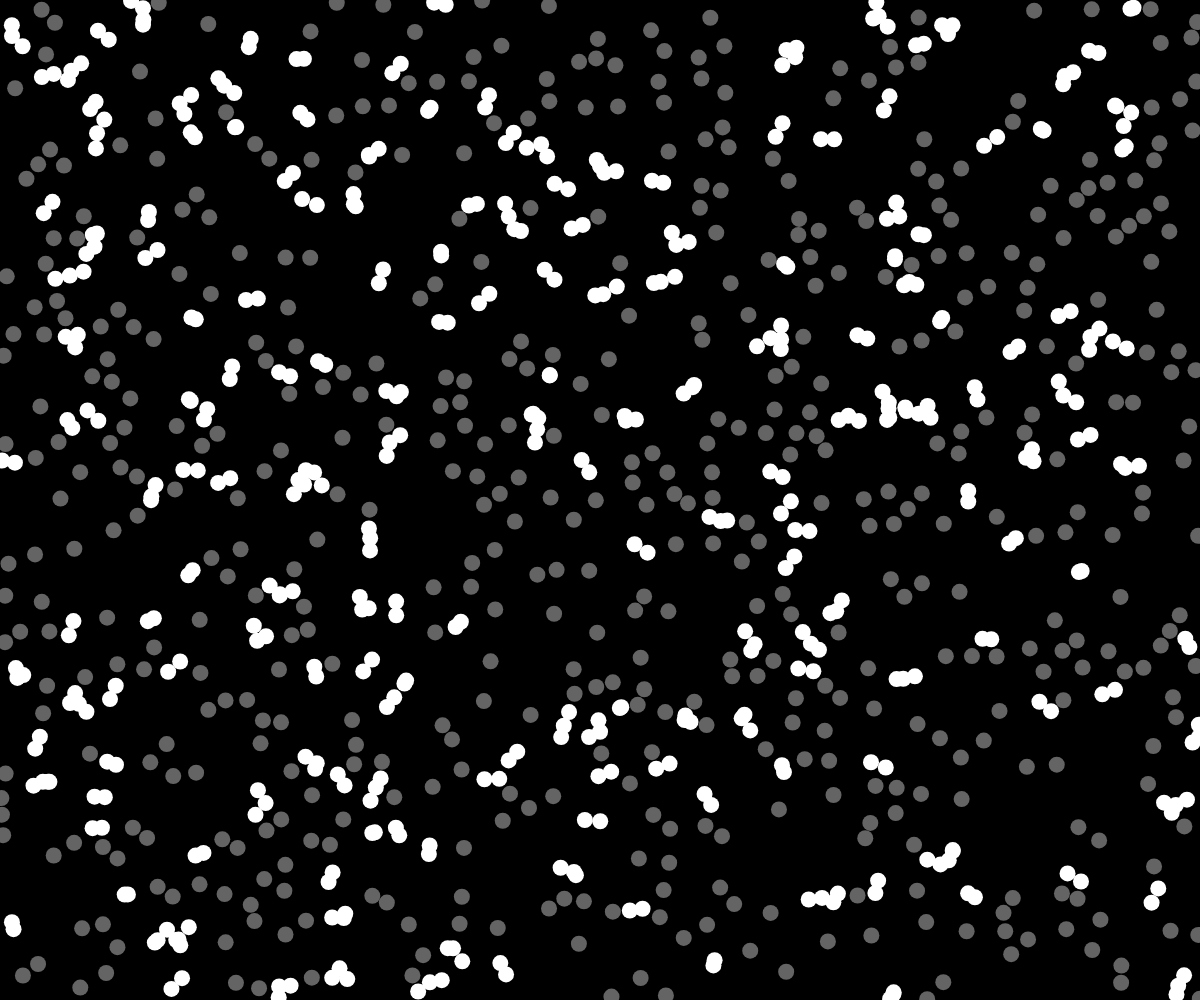
Frame 1 (no input)
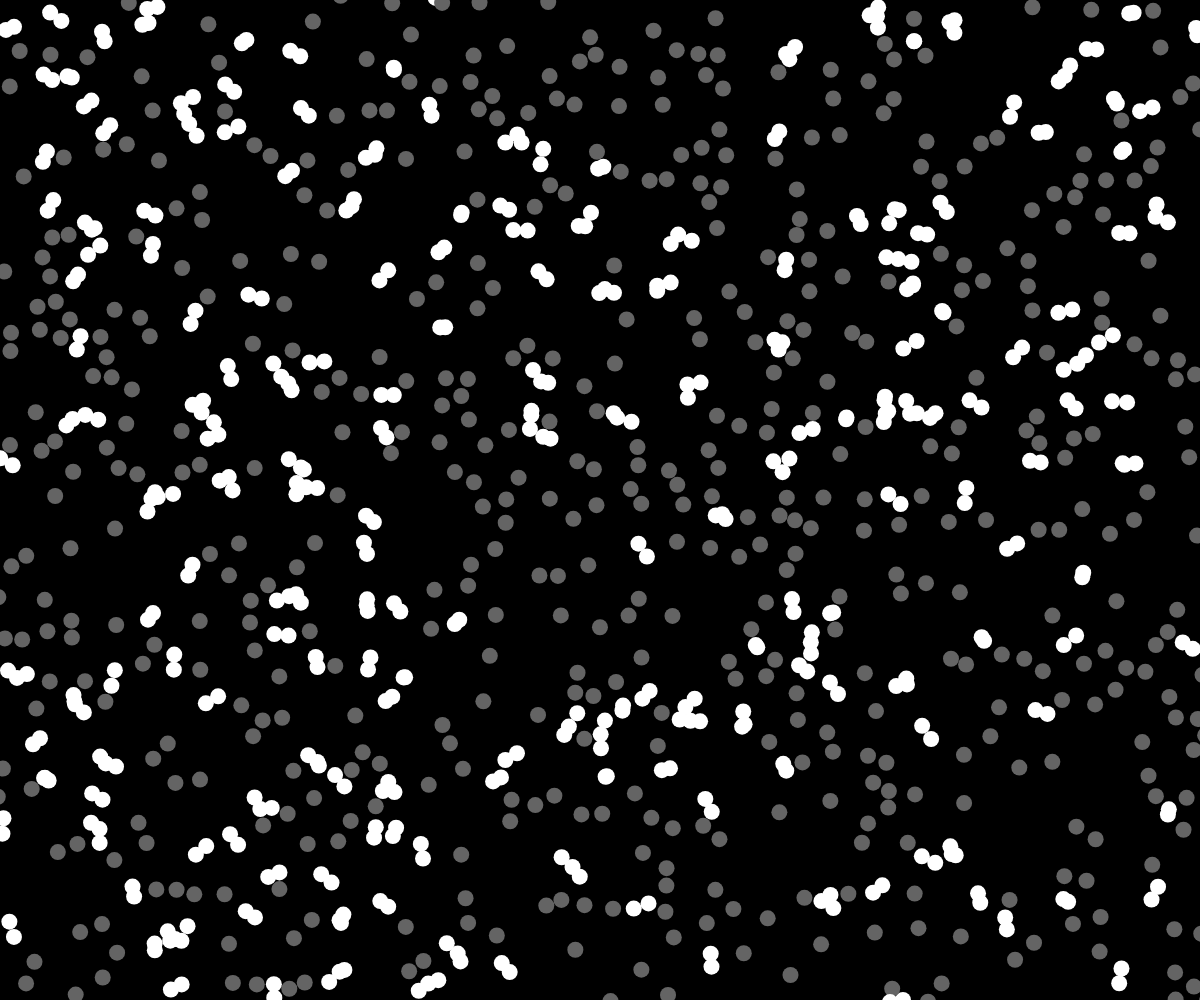
Frame 60 (no input)
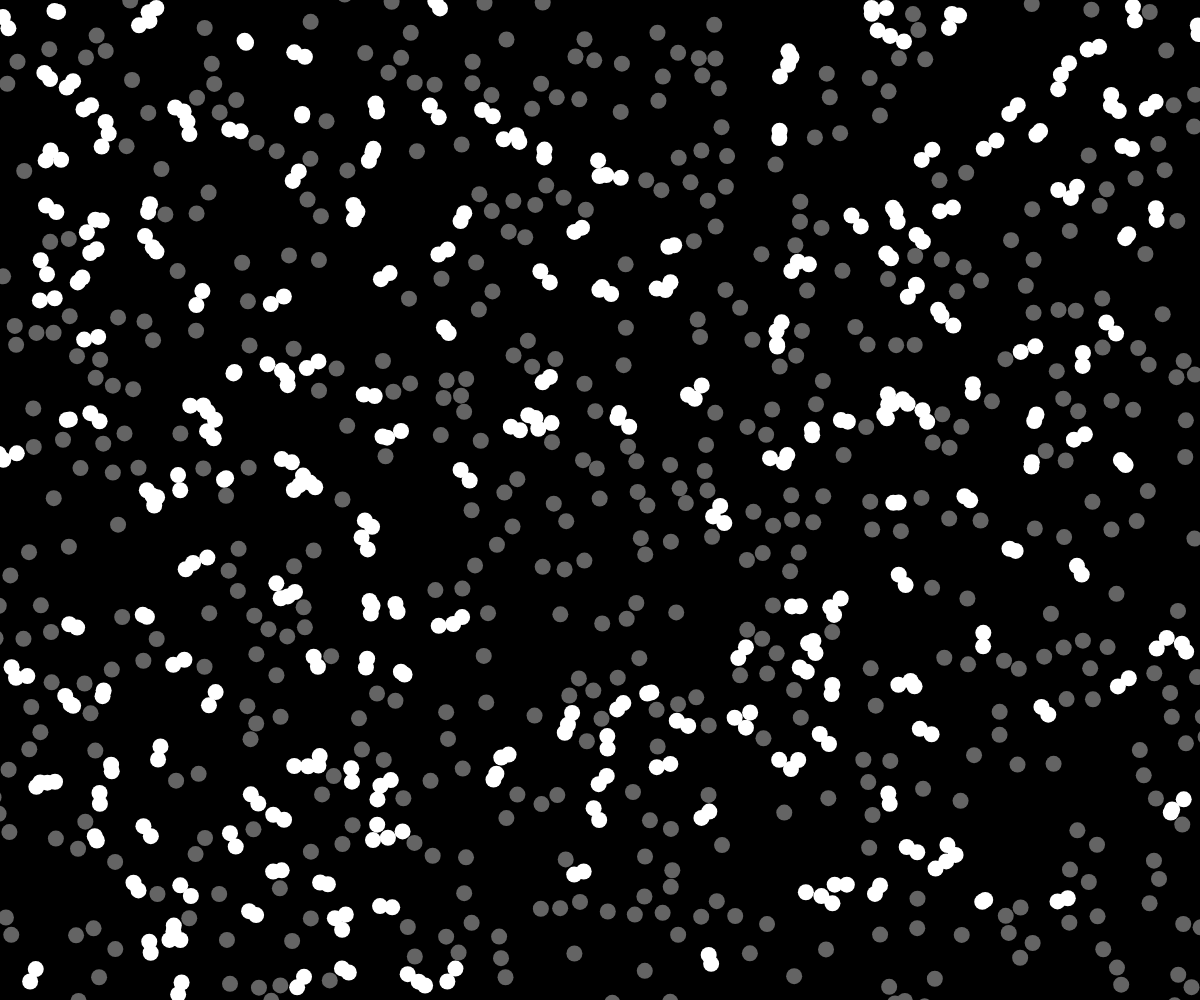
Frame 120 (the mouse pressed at the canvas centre since frame 60)

The p5.js sketch that drew these frames (run headless with seeded random() and noise() and a simulated clock; from frame 60 on, the mouse is pressed at the canvas centre):

// p5.js sketch
// ── sketch.js
const particles = [];

function setup() {
  createCanvas(windowWidth, windowHeight);

  for (let i = 0; i < 1000; i++) {
    particles.push(new Particle(random(width), random(height)));
  }
}

function draw() {
  background(0);

  const boundary = new Rectangle(width / 2, height / 2, width / 2, height / 2);
  const qtree = new QuadTree(boundary, 4);

  for (const p of particles) {
    p.update();
    p.highlight = false;

    const point = new Point(p.x, p.y, p);
    qtree.insert(point);
  }

  for (const p of particles) {
    const rect = new Rectangle(p.x, p.y, p.r * 2, p.r * 2);
    const points = qtree.query(rect);
    for (const point of points) {
      const other = point.userData;
      if (p !== other && p.intersects(other)) {
        p.highlight = true;
      }
    }
  }

  for (const p of particles) {
    p.draw();
  }
}

// ── particle.js
class Particle {
  constructor(x, y) {
    this.x = x;
    this.y = y;
    this.r = 8;
    this.highlight = false;
  }

  intersects(other) {
    const d = dist(this.x, this.y, other.x, other.y);
    return d <= this.r + other.r;
  }

  update() {
    this.x += random(-1, 1);
    this.y += random(-1, 1);
  }

  draw() {
    noStroke();
    fill(this.highlight ? 255 : 100);
    ellipse(this.x, this.y, this.r * 2);
  }
}

// ── quadtree.js
class Point {
  constructor(x, y, userData) {
    this.x = x;
    this.y = y;
    this.userData = userData;
  }
}

class Rectangle {
  constructor(x, y, w, h) {
    this.x = x;
    this.y = y;
    this.w = w;
    this.h = h;
  }

  get left() {
    return this.x - this.w;
  }

  get right() {
    return this.x + this.w;
  }

  get top() {
    return this.y - this.h;
  }

  get bottom() {
    return this.y + this.h;
  }

  contains(point) {
    const { x, y } = point;
    return (
      x >= this.left && x <= this.right && y >= this.top && y <= this.bottom
    );
  }

  intersects(rect) {
    const { left, right, top, bottom } = rect;
    return !(
      left > this.right ||
      right < this.left ||
      top > this.bottom ||
      bottom < this.top
    );
  }
}

class QuadTree {
  constructor(boundary, capacity) {
    this.boundary = boundary;
    this.capacity = capacity;
    this.points = [];
    this.children = [];
  }

  subdivide() {
    const { x, y, w, h } = this.boundary;
    for (const [dx, dy] of [
      [-1, -1],
      [1, -1],
      [1, 1],
      [-1, 1],
    ]) {
      const [nw, nh] = [w / 2, h / 2];
      const rect = new Rectangle(x + dx * nw, y + dy * nh, nw, nh);
      this.children.push(new QuadTree(rect, this.capacity));
    }
  }

  insert(point) {
    if (!this.boundary.contains(point)) return false;

    if (this.points.length < this.capacity) {
      this.points.push(point);
      return true;
    }

    if (this.children.length === 0) this.subdivide();
    if (this.children.some((child) => child.insert(point))) return true;

    return false;
  }

  query(rect) {
    let found = [];
    if (!this.boundary.intersects(rect)) return found;

    for (const p of this.points) {
      if (rect.contains(p)) found.push(p);
    }

    for (const child of this.children) {
      found = found.concat(child.query(rect));
    }

    return found;
  }
}
